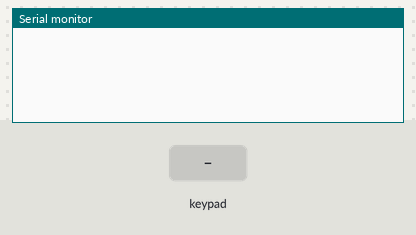
Bench run of a sketch on a simulated Arduino Uno, built with avr-gcc and run on an emulated ATmega328P. Shown: the last lines printed to the serial monitor. Wiring (inferred from the names in the program): 4×3 keypad with keys 1 2 3 4 5 6 7 8 9 * 0 #: rows pin 7, pin 2, pin 3, pin 6; columns pin 4, pin 5, pin 8. The inputs (shaded band) are chosen by the test bench.

Above: at 1.2 s.
1.3 s: key '1' pressed
At 2.6 s:
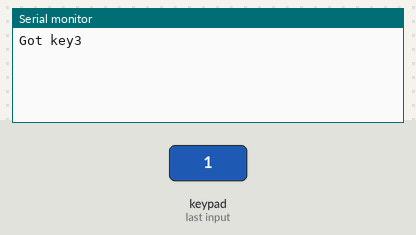
2.9 s: keypad keys 7 2 3 6 * pressed 0.4 s apart
At 5.1 s:
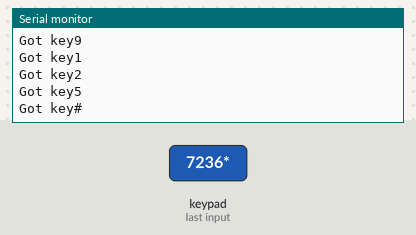
6.4 s: key '0' pressed
At 7.7 s:
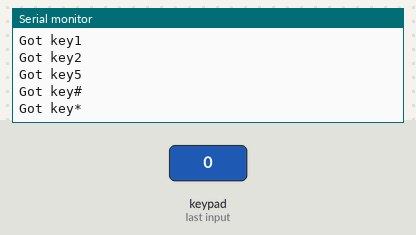
8.0 s: keypad keys 7 2 3 6 # pressed 0.4 s apart
At 10.2 s:
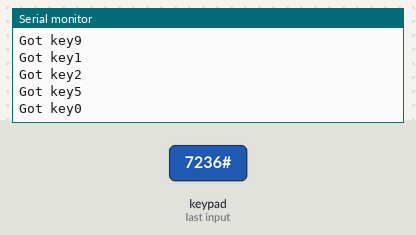
Timing chart, 0 to 11.7 s (numbered marks = the images above; inputs shaded):
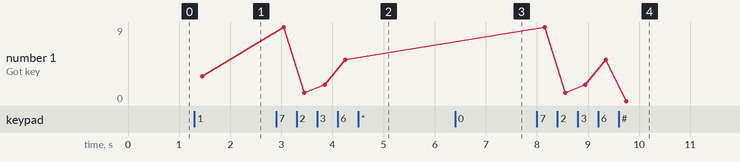

The sketch:

sketch_apr28a.ino
```cpp
/*
 * 这是一个读取键盘的程序
 * 将键盘上按下的建打印到串口
 */

const int numRows = 4;         //键盘行数
const int numCols = 3;         //键盘列数
const int debounceTime = 20;   //开关稳定需要的毫秒数

const char keymap[numRows][numCols] = {  //定义相应的按键被按下时返回的字符
  { '1','2','3'}  ,
  { '4','5','6'}  ,
  { '7','8','9'}  ,
  { '*','0','#'}
};
const int rowPins[numRows] = { 7 ,2, 3, 6 };//这个数组用来确定 行 的引脚
const int colPins[numCols] = { 5, 8, 4 };   //这个数字用来确定 列 的引脚

void setup()
{
  Serial.begin(9600);
  for(int row = 0;row < numRows; row++)
  {
    pinMode(rowPins[row],INPUT);
    digitalWrite(rowPins[row],HIGH);
  }
  for( int column = 0; column < numCols; column++)
  {
    pinMode(colPins[column],OUTPUT);
    digitalWrite(colPins[column],HIGH);
  }
}

void loop()
{
  char key = getKey();
  if(key != 0)               //如果字符不为0
  {                           //则这个是一个有效的按键
    Serial.print("Got key");
    Serial.println(key);
  }
}

char getKey()               //返回按下的建，没有就返回0
{
  char key = 0;             //0表示没有按键被按下
  for(int column = 0; column < numCols; column++)
  {
    digitalWrite(colPins[column ],LOW);  //激活当前列，扫描所有行，查找被按下的建
    for(int row = 0;row <numRows; row++)
    {
      if(digitalRead(rowPins[row]) == LOW)  //是被按下了吗？
      {
      delay(debounceTime);                  //去抖
      while(digitalRead(rowPins[row]) == LOW);//等待按键被释放
      key = keymap[row][column];              //记录哪个按键被按下
      }
    }
     digitalWrite(colPins[column],HIGH);      //激活当前列
  }
  return key;                              //返回按下的建，如果没有返回0
}
```

Measured:
- after the input at 1.3 s, the serial monitor: prints a new line after 0.15 s (image 1)
- after the input at 2.9 s, the serial monitor: prints a new line after 0.15 s (image 2)
- after the input at 6.4 s, the serial monitor: prints a new line after 0.15 s (image 3)
- after the input at 8.0 s, the serial monitor: prints a new line after 0.15 s (image 4)
- plotted number 1: 3 → 5 after the input at 2.9 s, 5 → 0 after the input at 8.0 s
